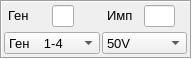
       <widget class="QFrame" name="frame_generator">
        <property name="minimumSize">
         <size>
          <width>192</width>
          <height>59</height>
         </size>
        </property>
        <property name="maximumSize">
         <size>
          <width>192</width>
          <height>59</height>
         </size>
        </property>
        <property name="frameShape">
         <enum>QFrame::Box</enum>
        </property>
        <property name="frameShadow">
         <enum>QFrame::Sunken</enum>
        </property>
        <widget class="ComboBoxSel" name="comboBox_npow">
         <property name="geometry">
          <rect>
           <x>4</x>
           <y>32</y>
           <width>96</width>
           <height>22</height>
          </rect>
         </property>
         <property name="font">
          <font>
           <pointsize>10</pointsize>
          </font>
         </property>
         <item>
          <property name="text">
           <string>Ген    1-4</string>
          </property>
         </item>
         <item>
          <property name="text">
           <string>Ген    5-8</string>
          </property>
         </item>
        </widget>
        <widget class="QLabel" name="label_ngen">
         <property name="geometry">
          <rect>
           <x>8</x>
           <y>5</y>
           <width>31</width>
           <height>21</height>
          </rect>
         </property>
         <property name="font">
          <font>
           <pointsize>10</pointsize>
          </font>
         </property>
         <property name="text">
          <string>Ген</string>
         </property>
        </widget>
        <widget class="ParamLineEditSel" name="ed_len_imp">
         <property name="geometry">
          <rect>
           <x>144</x>
           <y>5</y>
           <width>31</width>
           <height>22</height>
          </rect>
         </property>
         <property name="font">
          <font>
           <pointsize>10</pointsize>
          </font>
         </property>
         <property name="alignment">
          <set>Qt::AlignCenter</set>
         </property>
        </widget>
        <widget class="QLabel" name="label_leni">
         <property name="geometry">
          <rect>
           <x>107</x>
           <y>5</y>
           <width>31</width>
           <height>21</height>
          </rect>
         </property>
         <property name="font">
          <font>
           <pointsize>10</pointsize>
          </font>
         </property>
         <property name="text">
          <string>Имп</string>
         </property>
        </widget>
        <widget class="ParamLineEditSel" name="ed_ngen">
         <property name="geometry">
          <rect>
           <x>52</x>
           <y>5</y>
           <width>22</width>
           <height>22</height>
          </rect>
         </property>
         <property name="font">
          <font>
           <pointsize>10</pointsize>
          </font>
         </property>
         <property name="alignment">
          <set>Qt::AlignCenter</set>
         </property>
        </widget>
        <widget class="ComboBoxSel" name="comboBox_val_pow">
         <property name="geometry">
          <rect>
           <x>102</x>
           <y>32</y>
           <width>85</width>
           <height>22</height>
          </rect>
         </property>
         <property name="font">
          <font>
           <pointsize>10</pointsize>
          </font>
         </property>
         <property name="currentText">
          <string>50V</string>
         </property>
         <item>
          <property name="text">
           <string>50V</string>
          </property>
         </item>
         <item>
          <property name="text">
           <string>100 V</string>
          </property>
         </item>
         <item>
          <property name="text">
           <string>150 V</string>
          </property>
         </item>
         <item>
          <property name="text">
           <string>200 V</string>
          </property>
         </item>
        </widget>
       </widget>
